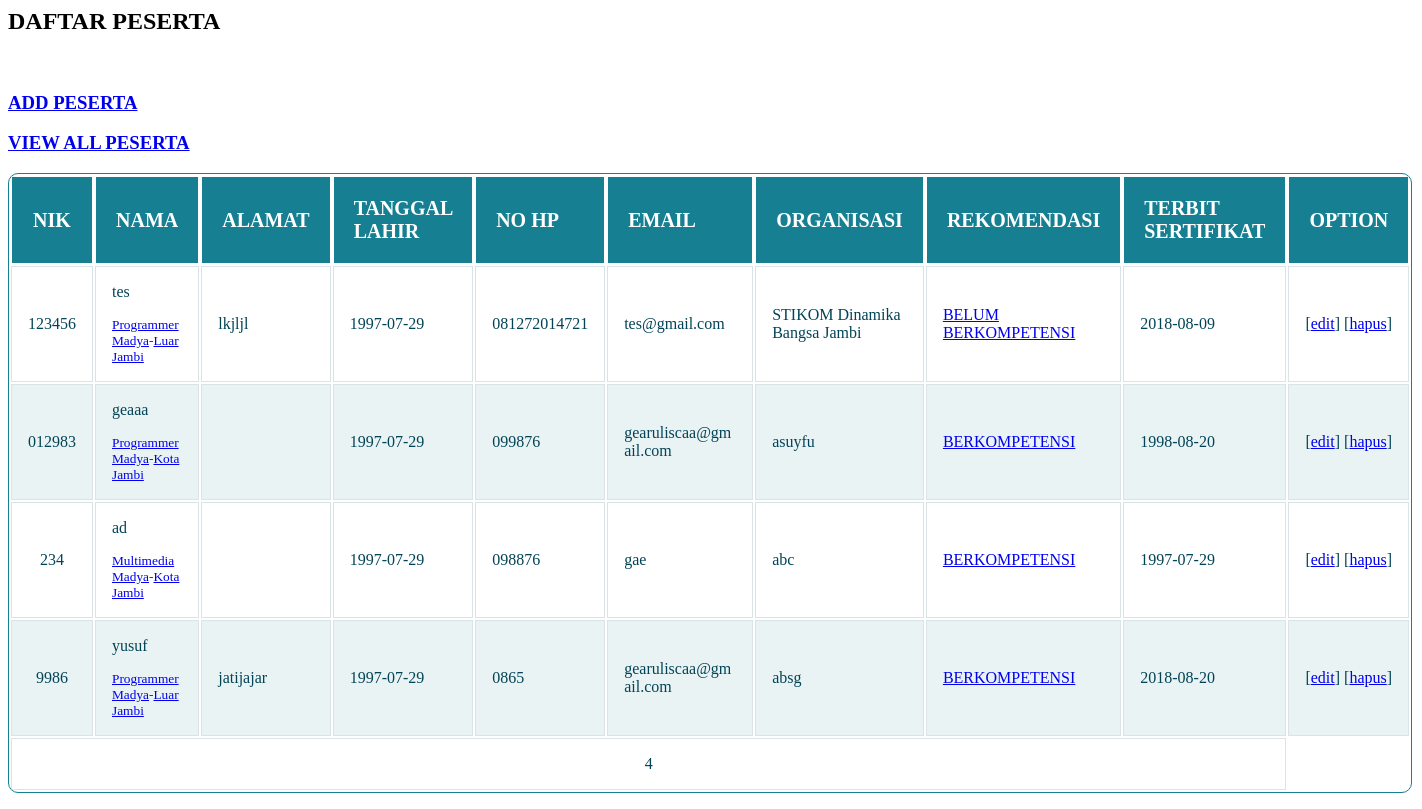
Page /tampil_peserta.php on the committed database.
### tables this page shows
CREATE TABLE `tb_peserta` (
  `id` int(5) NOT NULL,
  `nik` varchar(50) NOT NULL,
  `id_skema` int(5) NOT NULL,
  `id_lokasi` int(5) NOT NULL,
  `nama` varchar(200) NOT NULL,
  `tgl_lahir` date NOT NULL,
  `hp` varchar(12) NOT NULL,
  `email` varchar(100) NOT NULL,
  `organisasi` text NOT NULL,
  `rekomendasi` enum('BERKOMPETENSI','BELUM BERKOMPETENSI') DEFAULT NULL,
  `tgl_terbit` date DEFAULT NULL,
  `alamat` varchar(50) NOT NULL
);

CREATE TABLE `tb_skema` (
  `id_skema` int(5) NOT NULL,
  `nama_skema` varchar(100) NOT NULL,
  `ket` text NOT NULL
);

CREATE TABLE `tb_lokasi` (
  `id_lok` int(11) NOT NULL,
  `tuk` varchar(50) NOT NULL
);

### tampil_peserta.php (the view, shortened to what this page needs)
<?php
if(isset($_GET['skema']))
	{
$query = "SELECT a.*, b.*, c.* FROM tb_peserta a
							LEFT JOIN tb_lokasi b ON a.id_lokasi = b.id_lok
							LEFT JOIN tb_skema c ON a.id_skema = c.id_skema
							where a.id_skema= '$_GET[skema]' ORDER BY a.tgl_lahir ASC";
	}
elseif(isset($_GET['lokasi']))
	{
$query = "SELECT a.*, b.*, c.* FROM tb_peserta a
							LEFT JOIN tb_lokasi b ON a.id_lokasi = b.id_lok
							LEFT JOIN tb_skema c ON a.id_skema = c.id_skema
							where a.id_lokasi= '$_GET[lokasi]' ORDER BY a.tgl_lahir ASC";
	}
else
{
	$query = "SELECT a.*, b.*, c.* FROM tb_peserta a
							LEFT JOIN tb_lokasi b ON a.id_lokasi = b.id_lok
							LEFT JOIN tb_skema c ON a.id_skema = c.id_skema
							ORDER BY a.tgl_lahir ASC";
}
				$result = mysql_query($query) or die(mysql_error());
?>
<h2>DAFTAR PESERTA</h2>
<h3><a href="tambah_peserta.php">ADD PESERTA</a></h3>
<h3><a href="tampil_peserta.php">VIEW ALL PESERTA</a></h3>
<table class="responstable">
	<tr style="font-weight:bold;font-size:20px;color: white;" bgcolor="#34495e">
		<th width="">NIK</td>
		<th width="">NAMA</td>
		<th width="">ALAMAT</td>
		<th width="">TANGGAL LAHIR</td>
		<th width="">NO HP</td>
		<th width="">EMAIL</td>
		<th width="">ORGANISASI</td>
		<th width="">REKOMENDASI</td>
		<th width="">TERBIT SERTIFIKAT</td>
		<th width="">OPTION</td>
	</tr>
	<?php
		while(($record = mysql_fetch_assoc($result))){
	?>
	<tr>
		<td><?php echo $record['nik'];?></td>
		<td><?php echo $record['nama'];?><p><small><a href="tampil_peserta.php?skema=<?php echo $record['id_skema']; ?>"><?php echo $record['nama_skema']  ?></a>-<a href="tampil_peserta.php?lokasi=<?php echo $record['id_lok']; ?>"><?php echo $record['tuk']  ?></a> </small></td>
		<td><?php echo $record['alamat'];?></td>
		<td><?php echo $record['tgl_lahir'];?></td>
		<td><?php echo $record['hp'];?></td>
		<td><?php echo $record['email'];?></td>
		<td><?php echo $record['organisasi'];?></td>
		<td>
		<?php
		if ($record['rekomendasi']=="BERKOMPETENSI")
			{
		?>
		<a href="tampil_peserta.php?kom=y"> <?php echo $record['rekomendasi']; ?> </a> <?php
		} else {
		?>
		<a href="tampil_peserta.php?kom=n"> <?php echo $record['rekomendasi']; ?> </a> <?php } ?>
		</td>
		<td><?php echo $record['tgl_terbit'];?></td>
		<td>[<a href="edit_peserta.php?kode=<?php echo $record['nik']; ?>">edit</a>]  [<a href="proses_hapus_peserta.php?kode=<?php echo $record['nik'];?>" onclick="return confirm('Apakah kamu yakin ingin menghapus data ini ?');">hapus</a>]</td>
	</tr>
	<?php
		}
		$count= mysql_num_rows( mysql_query ($query));
	?>
	<tr>
	<td colspan="9"><?php echo $count;?></td>
	</tr>
</table>

### tampil_peserta.php (style rules this page uses)
.responstable { margin: 1em 0; width: 1100px; overflow: hidden; background: #FFF; color: #024457; border-radius: 10px; border: 1px solid #167F92; }
.responstable tr { border: 1px solid #D9E4E6; }
.responstable tr:nth-child(odd) { background-color: #EAF3F3; }
.responstable th { display: none; border: 1px solid #FFF; background-color: #167F92; color: #FFF; padding: 1em; }
.responstable th:first-child { display: table-cell; text-align: center; }
.responstable th:nth-child(2) { display: table-cell; }
.responstable th:nth-child(2):after { content: attr(data-th); }
@media (min-width: 480px) { .responstable th:nth-child(2):after { display: none; } }
.responstable td { display: block; word-wrap: break-word; max-width: 7em; }
.responstable td:first-child { display: table-cell; text-align: center; border-right: 1px solid #D9E4E6; }
@media (min-width: 480px) { .responstable td { border: 1px solid #D9E4E6; } }
.responstable th, .responstable td { text-align: left; margin: .5em 1em; }
@media (min-width: 480px) { .responstable th, .responstable td { display: table-cell; padding: 1em; } }

### rows in the picture
tb_peserta: nik "123456", nama "tes", id_skema.nama_skema "Programmer Madya", id_lokasi.tuk "Luar Jambi", alamat "lkjljl", tgl_lahir "1997-07-29", hp "081272014721", email "tes@gmail.com", organisasi "STIKOM Dinamika Bangsa Jambi", rekomendasi "BELUM BERKOMPETENSI", tgl_terbit "2018-08-09"
tb_peserta: nik "012983", nama "geaaa", id_skema.nama_skema "Programmer Madya", id_lokasi.tuk "Kota Jambi", tgl_lahir "1997-07-29", hp "099876", email "gearuliscaa@gmail.com", organisasi "asuyfu", rekomendasi "BERKOMPETENSI", tgl_terbit "1998-08-20"
tb_peserta: nik "234", nama "ad", id_skema.nama_skema "Multimedia Madya", id_lokasi.tuk "Kota Jambi", tgl_lahir "1997-07-29", hp "098876", email "gae", organisasi "abc", rekomendasi "BERKOMPETENSI", tgl_terbit "1997-07-29"
tb_peserta: nik "9986", nama "yusuf", id_skema.nama_skema "Programmer Madya", id_lokasi.tuk "Luar Jambi", alamat "jatijajar", tgl_lahir "1997-07-29", hp "0865", email "gearuliscaa@gmail.com", organisasi "absg", rekomendasi "BERKOMPETENSI", tgl_terbit "2018-08-20"

### other values in the picture
$count "4"
